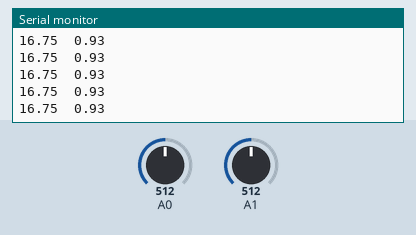
The sketch below on a simulated Arduino Uno, built with avr-gcc and run on an emulated ATmega328P. Shown: the last lines printed to the serial monitor. The test bench sets the inputs (shaded band); at power-on: A0 = 512, A1 = 512.

Above: at 1.2 s.
1.3 s: A0 set to 716
At 1.32 s:
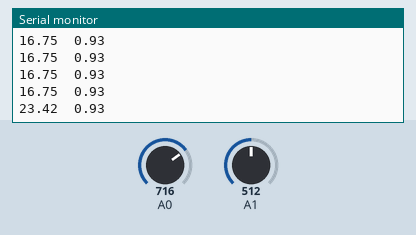
2.8 s: A1 set to 716
At 2.83 s:
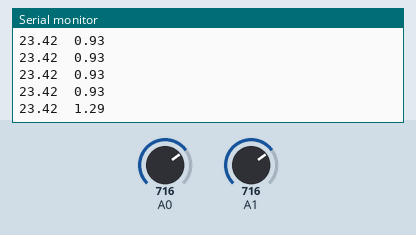
4.3 s: A0 set to 900
At 4.35 s:
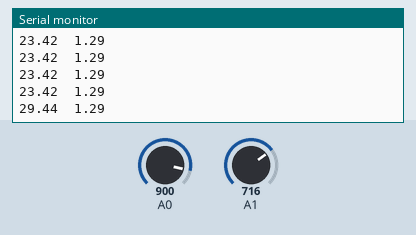
5.8 s: A1 set to 900
At 5.87 s:
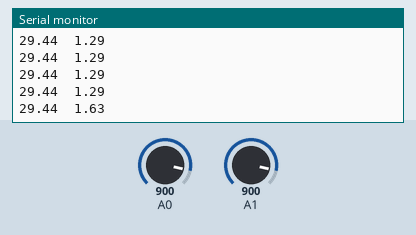
Timing chart, 0 to 8.3 s (numbered marks = the images above; inputs shaded):
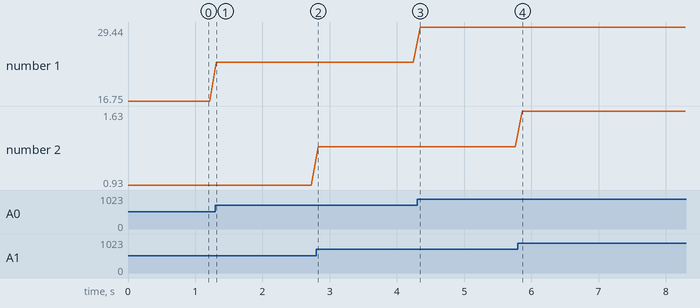

Measured:
- after the input at 1.3 s, the serial monitor: prints a new line at once (image 1)
- after the input at 2.8 s, the serial monitor: prints a new line at once (image 2)
- after the input at 4.3 s, the serial monitor: prints a new line after 0.05 s (image 3)
- after the input at 5.8 s, the serial monitor: prints a new line after 0.06 s (image 4)
- plotted number 1: 16.75 → 23.42 after the input at 1.3 s, 23.42 → 29.44 after the input at 4.3 s
- plotted number 2: 0.93 → 1.29 after the input at 2.8 s, 1.29 → 1.63 after the input at 5.8 s

The sketch:

voltageCurrentSense.ino
```cpp
void setup() {
  // put your setup code here, to run once:
  pinMode(A0, INPUT);
  pinMode(A1, INPUT);
  Serial.begin(9600);
}

void loop() {
  // put your main code here, to run repeatedly:
  float voltage = (analogRead(A0)*5)/1024.0*6.7;
  float current = ((analogRead(A1)*5)/1024.0)/2.7;
  Serial.print(voltage);
  Serial.print("\t");
  Serial.println(current);
  delay(100);

}
```
